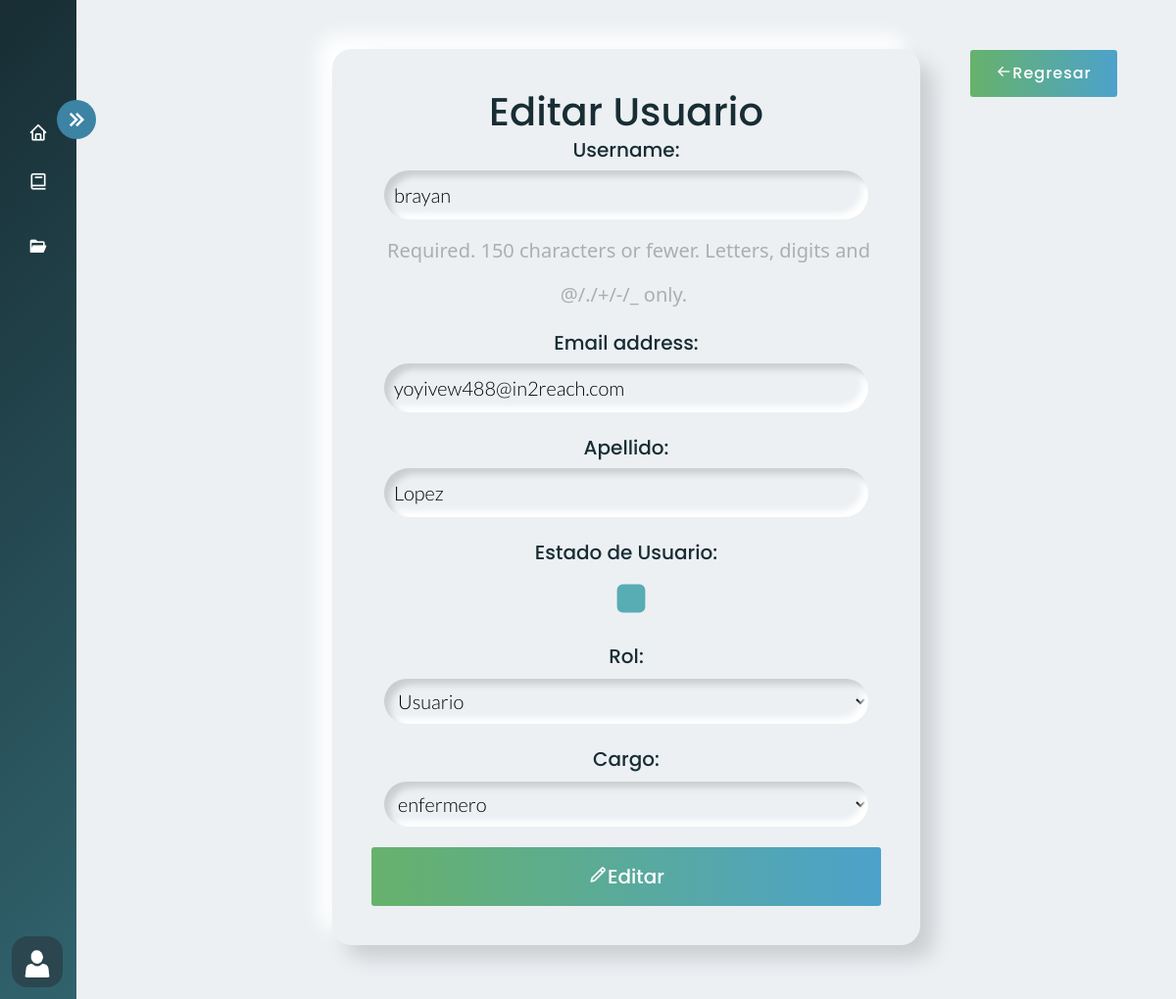
/usuario/editar_usuarios/33/ (signed in), run on an earlier commit of the app's database.
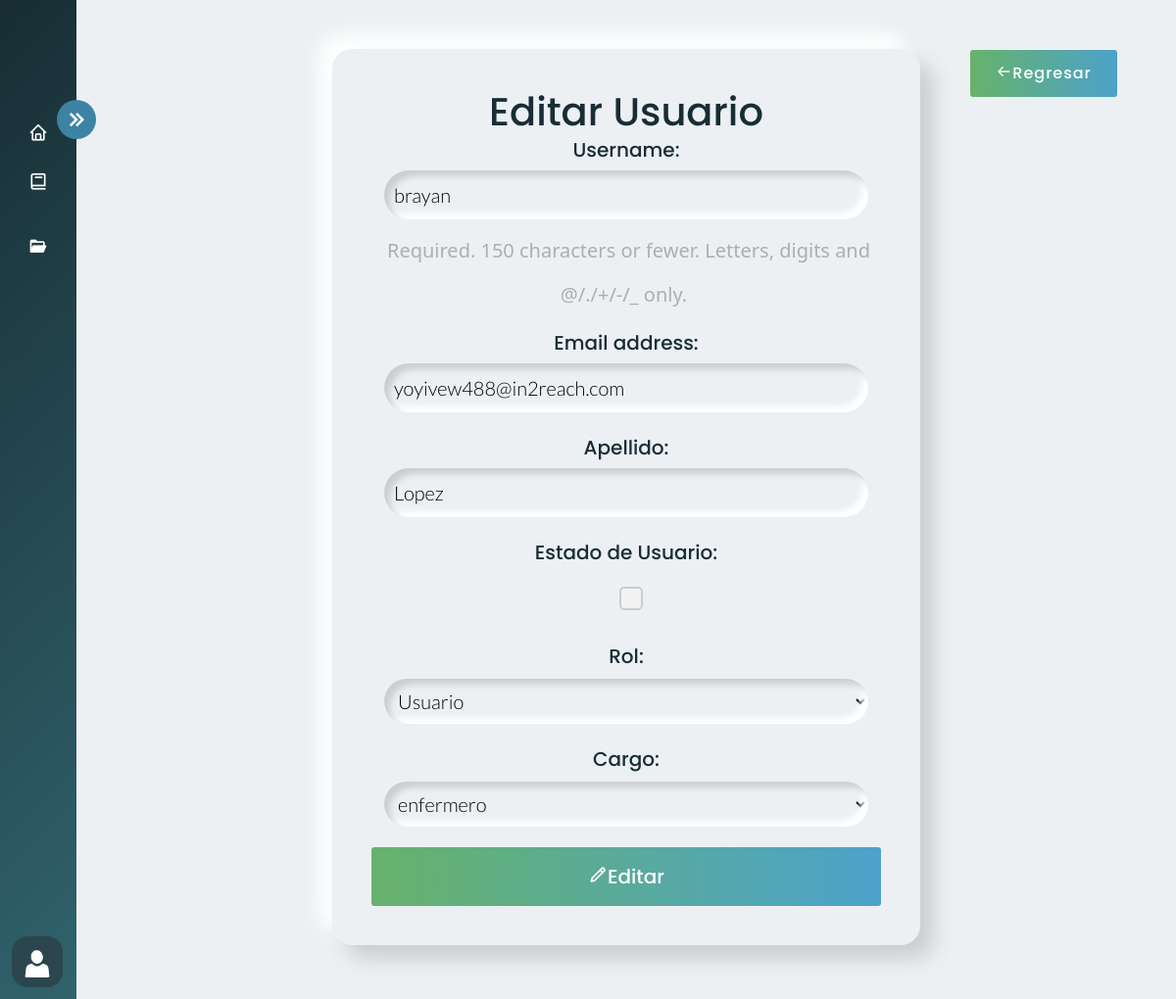
And on a later commit of the database.
### AppUsuarios/models.py (models this page shows)
class Profile(models.Model):
     apellido = models.CharField(max_length=30, verbose_name='Apellido', blank=True, null=True)
     email = models.EmailField(verbose_name='Correo electrónico', blank=True, max_length=254)
     estadousuario = models.BooleanField(default=True, verbose_name='Estado de Usuario')
     ROLES = (('usuario', 'Usuario'), ('administrador', 'Administrador'))
     rol = models.CharField(max_length=15, choices=ROLES, verbose_name='Rol', blank=True, null=True)
     user = models.OneToOneField(User, on_delete=models.CASCADE, related_name='profile', verbose_name='Usuario')
     cargo = models.ForeignKey(Cargo, on_delete=models.SET_NULL, null=True, verbose_name='Cargo')
     class Meta:
          verbose_name = 'perfil'
          verbose_name_plural = 'perfiles'
          ordering = ['-id'] #para que muestre arriba el ultimo creado

### AppUsuarios/views.py (the view)
# urls.py: path('editar_usuarios/<int:user_id>/', views.editar_usuarios, name='editar_usuarios'),
def editar_usuarios(request, user_id):
    user_profile = get_object_or_404(Profile, user_id=user_id)
    user = user_profile.user
    if request.method == 'POST':
        user_form = EditarUsuariosForm(request.POST, instance=user)
        profile_form = EditarPerfilForm(request.POST, instance=user_profile)
        if user_form.is_valid() and profile_form.is_valid():
            user_form.save()  # Guardar el formulario del modelo User
            profile_form.save()  # Guardar el formulario del modelo Profile
            messages.success(request, f'Usuario {user.username} actualizado')
            return redirect('listar_usuarios')
    else:
        user_form = EditarUsuariosForm(instance=user)
        profile_form = EditarPerfilForm(instance=user_profile)
    context = {'user_form': user_form, 'profile_form': profile_form, 'user_id': user_id}
    return render(request, 'Usuarios/editar_usuarios.html', context)

### AppUsuarios/forms.py
class EditarUsuariosForm(forms.ModelForm):
    class Meta:
        model = User  # Utiliza el modelo User
        fields = ['username', 'email']

class EditarPerfilForm(forms.ModelForm):
    class Meta:
        model = Profile
        fields = ['apellido', 'estadousuario', 'rol', 'cargo']

### AppCursos/context_processors.py (called while the page is built)
def group_name(request):
    group_name = None
    if request.user.is_authenticated:
        group = Group.objects.filter(user=request.user).first()
        if group:
            group_name = group.name
    return {'group_name': group_name}

### AppUsuarios/models.py (called while the page is built)
     def __str__(self):
          return self.nombre_cargo

### Templates/Usuarios/editar_usuarios.html (shortened to what this page needs)
{% extends 'Layout/Base.html' %}
{% load static %}
{% block content %}
<link rel="stylesheet" href="{% static 'Css/C_Evaluacion.css' %}">
<div class="home_content">
    <div class="text">
        <div class="all">
            <div id="tabla">
                <h1>Editar Usuario</h1>
                <form method="post" enctype="multipart/form-data">
                        {{ user_form.as_p }}
                        {{ profile_form.as_p }}
                        <div class="button-box">
                            <button class="subir" type="submit"><div class="icono">
                                <i class='bx bx-pencil'></i>
                            </div>
                            <span>
                                Editar
                            </span></button>
                        </div>
                </form>
            </div>
        </div>
    </div>
</div>
<a href="{% url 'usuarios' %}" id="back2">
    <button class="back">
        <div class="icon">
            <i class='bx bx-arrow-back'></i>
        </div>
        <span>
            Regresar
        </span>
    </button>
</a>
{% endblock %}

What changed in the data, as far as the page shows it:
changed Profile "Lopez": estadousuario "☑" → "☐"
